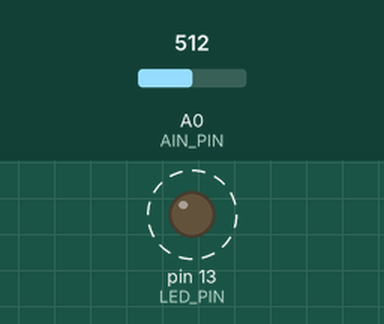
A sketch run on a simulated Arduino Uno, built with avr-gcc and run on an emulated ATmega328P. Shown: output pins drawn as LEDs (lit = HIGH). Dashed ring = blinking. The inputs (shaded band) are chosen by the test bench; at power-on: A0 (AIN_PIN) = 512.

Above: at 0.5 s.
Timing chart, 0 to 3.0 s (numbered marks = the images above):
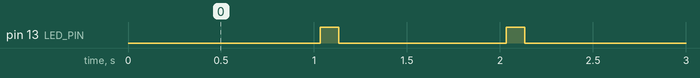

Measured:
- by itself, pin 13 (LED_PIN): alternates HIGH for 0.10 s and LOW for 0.90 s

The sketch:

list03.ino
```cpp
/**
 * アナログ入力ピンA0で読み取った値をシリアルポートに送信する
 */
#include <SoftwareSerial.h>

#define LED_PIN (13) //LEDピン番号定義
#define RX_PIN  (3) //RXピン番号定義
#define TX_PIN  (2) //TXピン番号定義
#define AIN_PIN (0)  //センサ入力ピン番号定義

SoftwareSerial mySerial(RX_PIN,TX_PIN); //シリアルポート設定

char str[128];           //送信用文字列バッファ
unsigned long nextTime;  //次回送信時刻
const unsigned long T = 1000; //送信間隔

void setup()
{
  //シリアルポート有効化。SBDBTのデフォルトのボーレート9600を設定
  mySerial.begin(9600);

  // 次回送信時刻の更新
  nextTime = millis() + T;

  // ピンモードの設定
  pinMode(LED_PIN, OUTPUT);
}

void loop()
{
  // 現在時刻(=プログラムの実行開始から現在までの時間)を取得
  unsigned long curTime = millis();

  // 現在時刻が送信時刻を超えていたらデータ送信
  if (curTime > nextTime){

    // 次回送信時刻を更新
    nextTime += T;

    // アナログ入力ピンの値を読み込む
    int analogInput = analogRead(AIN_PIN);

    // 送信用文字列を作成
    sprintf(str,"millis:%ld analogInput:%d",curTime, analogInput);

    // シリアルポートへ文字列送信
    mySerial.println(str);

    // スケッチ書き込み確認用にLED点滅
    digitalWrite(LED_PIN,HIGH);
    delay(100);
    digitalWrite(LED_PIN,LOW);
  }
}
```
